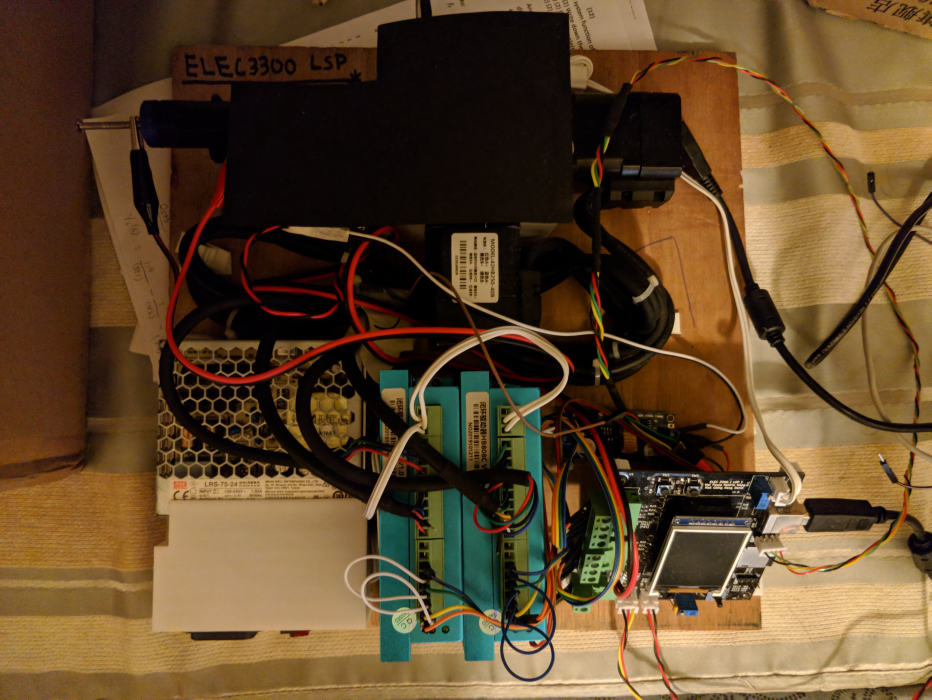
//> input picture Report/files/showcase_top.jpg, 4656 x 3496 px (shown at 1/5 size)
$ ./main ../../Report/files/showcase_top.jpg   (built with g++ and OpenCV 4)
//> lines starting //> are read from the running program, lines starting //| are printed output that depends on the picture
//> further down, src is the input picture: 3496 rows x 4656 cols, CV_8UC3; mean B, G, R 42.5, 71.5, 95.8
#include <array>
#include <numeric>
#include <string_view>
#include <thread>
#include <vector>

#include <fmt/format.h>
#include <libusb-1.0/libusb.h>
#include <opencv2/opencv.hpp>

using namespace std::literals;

namespace {
constexpr std::uint16_t vid = 0x0483;
constexpr std::uint16_t pid = 0x5740;

constexpr auto w = 320;
constexpr auto h = 240;

// [17 lines left out: functions libusb_check_error, libusb_cdc_claim_interface, not called in this run]

void libusb_cdc_init_line_state(libusb_device_handle* const device_handle) {
  libusb_check_error(libusb_control_transfer(device_handle, 0x21, 0x22, 0x01 | 0x02, 0, nullptr, 0, 0), __func__);
}

// [28 lines left out: functions libusb_cdc_init_line_encoding, libusb_write, libusb_read, not called in this run]

struct packet {
  std::uint16_t x;
  std::uint16_t y;
  bool state;
};

constexpr std::array<packet, 4> tuples = {{
                                              {0, 0, true},
                                              {127, 0, true},
                                              {127, 71, true},
                                              {0, 71, true}
                                          }};

}  // namespace

void resize_keep_ratio(cv::Mat& src, cv::Mat& dest, const cv::Size& target) {
//> called with target = Size(320, 240)
  const auto y_scale = double(target.height) / src.rows;
//> y_scale = 0.0686
  const auto x_scale = double(target.width) / src.cols;
//> x_scale = 0.0687

  const auto scale = std::min(x_scale, y_scale);
//> scale = 0.0686
  cv::resize(src, dest, cv::Size(src.cols * scale, src.rows * scale), scale, scale);
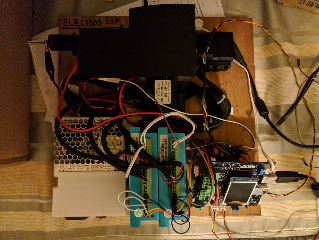
//> src: 240 rows x 319 cols, CV_8UC3; mean B, G, R 42.4, 71.5, 95.7
}

int main(int argc, char* argv[]) {
  std::vector tuples(::tuples.begin(), ::tuples.end());
  if (argc == 2) {
    tuples.clear();
    cv::Mat src = cv::imread(argv[1], cv::IMREAD_COLOR);
    if (src.empty()) {
      fmt::print("Could not open or find the image!\n");
      fmt::print("Usage: {} <Input image>\n", argv[0]);
      return -1;
    }

    resize_keep_ratio(src, src, cv::Size(w, h));

    cv::Mat src_gray;
    cvtColor(src, src_gray, cv::COLOR_BGR2GRAY);
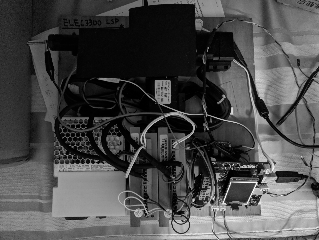
//> src_gray: 240 rows x 319 cols, CV_8UC1; min 0, max 252, mean 75.4

    constexpr auto dist_thresh = 200;
    constexpr auto lines_thresh = 200;
    constexpr auto lowThreshold = 0;
    constexpr auto max_lowThreshold = 100;

    cv::Mat detected_edges;
    std::vector<std::vector<cv::Point>> contours;
    std::vector<cv::Vec4i> hierarchy;
    std::pair<std::size_t, std::size_t> bounds = {lowThreshold, max_lowThreshold};
    double accumulator = 0.0;
    while (true) {
      const auto threshold = double(bounds.first + bounds.second) / 2;
      contours.clear();
      hierarchy.clear();

      blur(src_gray, detected_edges, cv::Size(3, 3));
      Canny(detected_edges, detected_edges, threshold, threshold * 3, 3);
      findContours(detected_edges, contours, hierarchy, cv::RETR_TREE, cv::CHAIN_APPROX_SIMPLE);

      if (std::fabs(bounds.second - bounds.first) <= 1.0f) {
        break;
      } else if (threshold == lowThreshold || threshold + 1 == max_lowThreshold) {
        break;
      }

      if (contours.size() > lines_thresh) {
        bounds.first = (bounds.first + bounds.second) / 2;
      }

      std::vector<double> distances(contours.size());
      std::transform(contours.begin(), contours.end(), distances.begin(), [](const std::vector<cv::Point>& vp) {
        const double x = vp.back().x - vp.front().x;
        const double y = vp.back().y - vp.back().y;
        return std::sqrt(x * x + y * y);
      });
      accumulator = std::accumulate(distances.begin(), distances.end(), 0.0);
      if (accumulator < dist_thresh) {
        bounds.second = double(bounds.first + bounds.second) / 2;
      } else if (accumulator > dist_thresh) {
        bounds.first = double(bounds.first + bounds.second) / 2;
      } else {
        break;
      }
    }
//> this loop made 6 passes
//> accumulator on passes 1 to 5: 329, 159, 185, 192, 197
//> pass 1, `blur(src_gray, detected_edges, cv::Size(3, 3));`:
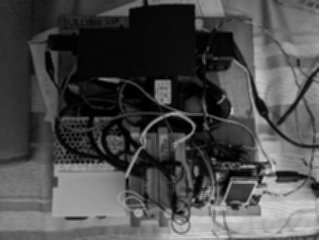
//> detected_edges: 240 rows x 319 cols, CV_8UC1; min 0, max 214, mean 75.4
//> pass 1, `Canny(detected_edges, detected_edges, threshold, threshold * 3, 3);`:
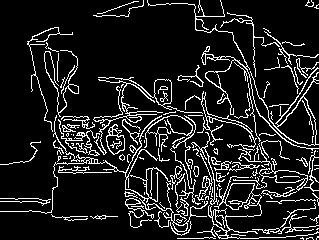
//> detected_edges: 240 rows x 319 cols, CV_8UC1; 12.3% white in thin lines or dots
//> pass 2, `Canny(detected_edges, detected_edges, threshold, threshold * 3, 3);`:
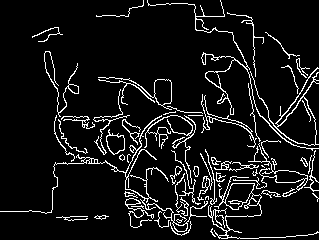
//> detected_edges: 240 rows x 319 cols, CV_8UC1; 8.4% white in thin lines or dots
//> pass 3, `Canny(detected_edges, detected_edges, threshold, threshold * 3, 3);`:
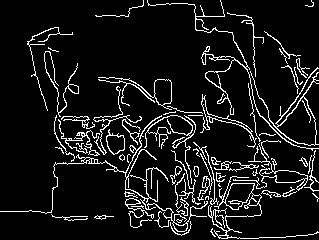
//> detected_edges: 240 rows x 319 cols, CV_8UC1; 9.2% white in thin lines or dots
//> after the loop:
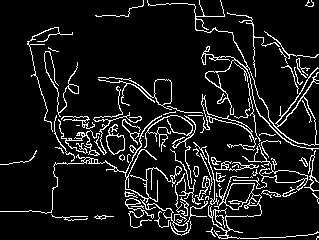
//> detected_edges: 240 rows x 319 cols, CV_8UC1; 9.7% white in thin lines or dots

    std::vector<double> distances(contours.size());
    std::transform(contours.begin(), contours.end(), distances.begin(), [](const std::vector<cv::Point>& vp) {
      const double x = vp.back().x - vp.front().x;
      const double y = vp.back().y - vp.back().y;
      return std::sqrt(x * x + y * y);
    });
//> distances = 130 values, max 14 at index 87, min 0 at index 1, mean 1.54
    accumulator = std::accumulate(distances.begin(), distances.end(), 0.0);
//> accumulator = 200
    fmt::print("Displaying Edges: {}, Distance: {}\n", contours.size(), accumulator);
//> (this line was passed over: fmt is not available in this run)
    for (const auto& line : contours) {
      const auto last = --line.end();

      for (auto it = line.begin(); it != line.end(); ++it) {
        const bool state = it != last;
        const packet p = {
            std::uint16_t(it->x),
            std::uint16_t(it->y),
            state
        };
        tuples.emplace_back(p);
      }
    }
//> this loop made 130 passes
//> after the loop, tuples = 6418 items
  }

  libusb_check_error(libusb_init(nullptr), __func__);
//> (this line was passed over: libusb_init is not available in this run)

  libusb_set_option(nullptr, LIBUSB_OPTION_LOG_LEVEL, 3);
//> (this line was passed over: LIBUSB_OPTION_LOG_LEVEL is not available in this run)

//> (the run ends here: the program needs code that is not available in this run, at `libusb_device_handle* device_handle = nullptr;`)
